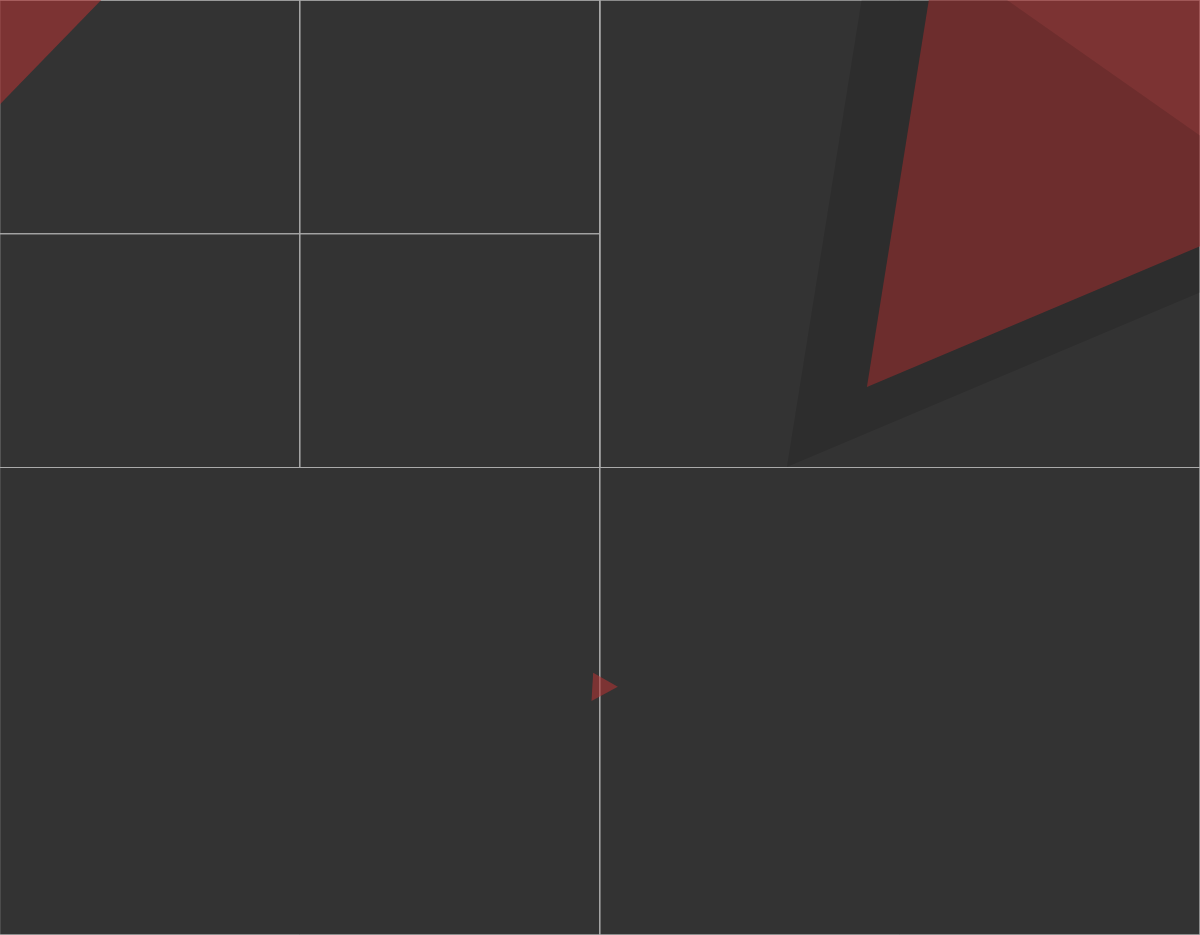
Frame 1 (no input)
Frame 60 (no input): identical to frame 1, image omitted
Frame 120 (the mouse pressed at the canvas centre since frame 60): identical to frame 1, image omitted

The p5.js sketch that drew this single still picture (run headless with seeded random() and noise() and a simulated clock; from frame 60 on, the mouse is pressed at the canvas centre):

// p5.js sketch
// ── sketch.js
//"use strict" // this code works the modern way. must be in first line
const flock = [];

let quadTree;
let alignmentSlider, cohesionSlider, separationSlider, perceptionRadiusSlider;

let leafblack;
let leafblack02;
let leafblack02shadow;
let leafwhite01;
let leafline;
let leaflineShadow;
let leafsmall01;
let leafsmall02;
let shadowdepth = 80    ;
let frogleaf;

function setup () {

    canvas = createCanvas(window.innerWidth,window.innerHeight-65);

    alignmentSlider = createSlider(0.5, 2, 1, 0.1);
    cohesionSlider = createSlider(0, 1, 0.45, 0.1);
    separationSlider = createSlider(0, 1, 0.59, 0.1);
    perceptionRadiusSlider = createSlider(0.0, 5, 1, 0.1);

    // const verly = new Verly(16, canvas, ctx);
    quadTree = new QuadTree(Infinity, 30, new Rect(0, 0, width, height));
    for (let i = 0; i < 100; i++){
        flock.push(new Boid());
    }
}


function draw () {
    
    quadTree.clear();
    for (const boid of flock) {
      quadTree.addItem(boid.position.x, boid.position.y, boid);
    }

    background(51);
    quadTree.debugRender();

    for (let boid of flock) {
        boid.flockBehaviour(flock);
        boid.edges();
        boid.update();
        boid.show();    
    }

    //----background

    // big triangle center
    push();
    translate(680, -55);
    beginShape();
    rotate(-0.4);
    noStroke();
    fill(175,51,51,150);
    vertex(0, 400*1.2);
    vertex(250*1.2, 0);
    vertex(500*1.2, 400*1.2);
    endShape(CLOSE);
    pop();

    // big triangle center shadow
    push();
    translate(680-shadowdepth, -55+shadowdepth);
    beginShape();
    rotate(-0.4);
    noStroke();
    fill(0,30);
    vertex(0, 400*1.2);
    vertex(250*1.2, 0);
    vertex(500*1.2, 400*1.2);
    endShape(CLOSE);
    pop();
    
    // big triangle top left
    push();
    translate(-140, -10);
    beginShape();
    rotate(-0.8);
    noStroke();
    fill(175,51,51,150);
    vertex(0, 400*0.45);
    vertex(250*0.45, 0);
    vertex(500*0.45, 400*0.45);
    endShape(CLOSE);
    pop();

    // where?
    push();
    translate(580, 680);
    beginShape();
    rotate(-0.5);
    noStroke();
    fill(175,51,51,150);
    vertex(0, 400*0.06);
    vertex(250*0.06, 0);
    vertex(500*0.06, 400*0.06);
    endShape(CLOSE);
    pop();



    // push();
    // translate(225, 110);
    // beginShape();
    // rotate(0.3);
    // image(leafwhite01, 0,0);
    // pop();



    function drawLeaf(x,y,s){
        push();
        translate(width*x, height*y);
        beginShape();
        rotate(0.3);
        noStroke();
        fill(0,184,147,180);
        vertex(0, 400*1.4*s);
        vertex(250*1.4*s, 0);
        vertex(500*1.4*s, 400*1.4*s);
        endShape(CLOSE);
        pop();

    }

    noStroke();
    fill(255);
    textSize(12);
    text("alignment", alignmentSlider.x  -75 , windowHeight - 115);
    text("separaration", alignmentSlider.x  -75 , windowHeight -85);
    text("cohesion", alignmentSlider.x  -75, windowHeight-55);
    text("Craig Reynold's Boids, Daniel shiffman's nature of code", alignmentSlider.x  -103, windowHeight-140);
    textFont("Helvetica");
    textSize(54);
    text("1000 Triangles", alignmentSlider.x  -160 , windowHeight - 165);


}

function getRandomVal (randomSeed, min, max) {
    return min + (randomSeed * (max-min));
}


// to do:
// spatial division optimisation: quadtree, subdivision
// interface: max force, max speed, 
// design
// obstacles
// boids with different parameters
// angualar view of boid. boid wants to keep view empty.
// submit link to coding challenge
// traces, view radius option
// mouse interaction, vgl http://1000triangle.com/ https://anuraghazra.dev/parasites/
// in normale Website integrieren

// ── boid.js
class Boid {
	constructor() {
		let randomSeed = random(0.0, 1.0);
		let randomSeed2 = random(0.0, 1.0);
		let randomSeed3 = random(0.0, 1.0);

		this.arms = [];
		this.lastarm = null;
		this.position = createVector(random(width), random(height));
		this.velocity = p5.Vector.random2D(); // more like the direction. Sollte ich ändern. #*
		
		this.initSpeed = getRandomVal(randomSeed, 1, 4)
		this.velocity.setMag(this.initSpeed);
		this.acceleration = createVector();
		this.size = 12;
		this.color = color(random(110, 255),51,51); // Rottöne, not aligned with random
		this.maxForce = 0.4;
		this.maxSpeed = 3; 	
		
		this.initPerceptionRadius = 60;
		this.perceptionRadius = this.initPerceptionRadius;

		this.shadowDepth = 20; // #* implementieren

		// this.tail = new Tail(
		// 	this.position.x,
		// 	this.position.y,
		// 	Math.floor(random(5, 10)),
		// 	Math.floor(random(5, 10)),
		// 	0,
		// 	verly
		//   );
		//   this.tail.setGravity(new Vector(0, 0))

	} 

	edges () {

		let perceptionRadius = 25;
		let desiredForce = createVector();
		if (this.position.x < perceptionRadius) {
			desiredForce = new p5.Vector(this.maxSpeed, this.velocity.y);
		} else if (this.position.x > width - perceptionRadius) {
			desiredForce = new p5.Vector(-this.maxSpeed, this.velocity.y);
		}
		if (this.position.y < perceptionRadius) {
			desiredForce = new p5.Vector(this.velocity.x, this.maxSpeed);
		} else if (this.position.y > height - perceptionRadius) {
			desiredForce = new p5.Vector(this.velocity.x, -this.maxSpeed);
		}

		if (desiredForce.x != 0 || desiredForce.y != 0) {
			desiredForce.setMag(this.maxSpeed);
			desiredForce.sub(this.velocity);
			desiredForce.limit(this.maxForce*1.35); // maxForce. Should be higher than the other forces
			this.acceleration.add(desiredForce);
		}	
	}

	align (flock) {
		let perceptionRadius = this.perceptionRadius; //distance to other boids taken into account for alignment
		let perceptionCount = 5;
		let desiredForce = createVector(); //average
		let total = 0; 
		for (const other of quadTree.getItemsInRadius(this.position.x, this.position.y, perceptionRadius, perceptionCount)) {
				desiredForce.add(other.velocity);	
				total ++;		
			}
		
		
		if (total > 0) {
			desiredForce.div(total);
			desiredForce.setMag(this.maxSpeed);
			desiredForce.sub(this.velocity);
			desiredForce.limit(this.maxForce);
		}

		return desiredForce;
		
	}

	cohesion (flock) {
		let perceptionRadius = 100; //distance to other boids taken into account for alignment
		let perceptionCount = 5;
		let desiredForce = createVector(); //average
		let total = 0; 
		for (const other of quadTree.getItemsInRadius(this.position.x, this.position.y, perceptionRadius, perceptionCount)) {
				desiredForce.add(other.position);
				total ++;
			}		
		
		if (total > 0) {
			desiredForce.div(total);
			desiredForce.sub(this.position);
			desiredForce.setMag(this.maxSpeed);
			desiredForce.sub(this.velocity);
			desiredForce.limit(this.maxForce);
		}

		return desiredForce;
		
	}	

	separation (flock) {
		let perceptionRadius = this.perceptionRadius; //distance to other boids taken into account for alignment
		let perceptionCount = 5;
		let desiredForce = createVector(); //average
		let total = 0; 
		for (const other of quadTree.getItemsInRadius(this.position.x, this.position.y, perceptionRadius, perceptionCount)) {
			const diffToOther = p5.Vector.sub(this.position, other.position);
			const diffToOtherLength = diffToOther.mag();
			if (diffToOtherLength === 0) continue;
			diffToOther.div(diffToOtherLength*diffToOtherLength); // invert the direction
			desiredForce.add(diffToOther);	
			total ++;		
		}
	
		
		if (total > 0) {
			desiredForce.div(total);
			desiredForce.setMag(this.maxSpeed);
			desiredForce.sub(this.velocity);
			desiredForce.limit(this.maxForce);
		}

		return desiredForce;
		
	}	

	flockBehaviour (flock) {
		
		let alignment = this.align(flock);
		let cohesion = this.cohesion(flock);
		let separation = this.separation(flock);
		//let avoidEdge = this.edges();
		
		alignment.mult(alignmentSlider.value());
		cohesion.mult(cohesionSlider.value());
		separation.mult(separationSlider.value());
		
		

		this.acceleration.add(alignment);
		this.acceleration.add(cohesion);
		this.acceleration.add(separation);
		//this.acceleration.add(avoidEdge);
		

	}

	update(){
		this.velocity.add(this.acceleration);
		this.velocity.limit(this.maxSpeed);
		this.position.add(this.velocity);
		this.acceleration.mult(0);

		//this.perceptionRadius = this.initPerceptionRadius * perceptionRadiusSlider.value();
		
	}

	show() {
		
		let theta = this.velocity.heading() + radians(90);
		push();
		translate(this.position.x-this.shadowDepth, this.position.y+this.shadowDepth);
		rotate(theta);
		beginShape();
		noStroke();
		fill(0,15);
		vertex(0, -this.r*2);
		vertex(-this.r, this.r);
		vertex(this.r, this.r);
		endShape(CLOSE);
		pop();
	
		push();
		translate(this.position.x, this.position.y);
		rotate(theta)
		beginShape();
		stroke(255,150);
		strokeWeight(2);
		fill(255,50);
		vertex(0, -this.r * 2);
		vertex(-this.r, this.r );
		vertex(this.r, this.r );
		endShape(CLOSE);
		pop();
		this.tailrender();
	}

	addArm(length){
		var arm = new Arm(0,0,length,0);
		if(this.lastarm){
	
		  arm.x = this.lastarm.getEndX();
		  arm.y = this.lastarm.getEndY();
		  arm.parent = this.lastarm;
	
		}else{
		  arm.x = this.x;
		  arm.y = this.y;
		}
		  this.arms.push(arm);
		  this.lastarm = arm;
	}
	//-------------draw tail;
	tailrender(){

		for(var i = 0; i < this.arms.length; i++){
		this.arms[i].render();
		}
	}

	drag(x, y){

		this.lastarm.drag(x, y);
	}
}

class Arm{

	constructor(x,y,length,angle){
		this.x = x;
		this.y = y;
		this.length = length;
		this.angle = angle;
		this.parent = null;
  
	  this.shadowDepth = 25;
  
  
	}
  
	getEndX(){
		return this.x + cos(this.angle) * this.length;
	}
  
	getEndY(){
		return this.y + sin(this.angle) * this.length;
	}
  
	pointAt(x, y) {
	  let dx = x - this.x;
	  let dy = y - this.y;
	  this.angle = atan2(dy, dx);
	}
  
	drag(x, y){
  
	   this.pointAt(x, y);
	   this.x = x - cos(this.angle) * this.length;
	   this.y = y - sin(this.angle) * this.length;
	   if (this.parent) {
  
		  this.parent.drag(this.x, this.y);
  
		}
  
	}

	render(){
		stroke(7,48,42);
		strokeWeight(1.5);
		line(this.x, this.y, this.getEndX(), this.getEndY());
	   //  stroke(7,48,42,25);
	   //  line(this.x-25, this.y+25, this.getEndX()-25, this.getEndY()+25);
   
   
	 }
   
	 update(){
	   this.getEndX();
	   this.getEndY();
	   this.render();
	 }
}

// ── frogleaf.js
class FrogLeaf{
    constructor(x, y, size, rotation){
        this.x = x;
        this.y = y;
        this.size = size;
        this.rotation = rotation;
    }

    drawLeaf(){
        push();
        translate(this.x,this.y);
        rotate(this.rotation);

        stroke(0,204,184);
        noFill();
        triangle(0-this.size,0+this.size,0,0-this.size*0.6,0+this.size,0+this.size);
        pop();
        push();
        translate(this.x-this.size*2,this.y-this.size*1.1);
        rotate(this.rotation);
        stroke(0,204,184);
        noFill();
        triangle(0-this.size,0+this.size,0,0-this.size*0.6,0+this.size,0+this.size);
        pop();
        push();
        translate(this.x-this.size*1.9,this.y+this.size*1.1);
        rotate(this.rotation);
        noStroke();
        fill(255);
        triangle(0-this.size,0+this.size,0,0-this.size*0.6,0+this.size,0+this.size);
        pop();
    }
  }

// ── quadtree.js
/*
 * Private class.
 * A container object used to hold user-defined data within a `QuadTreeBin`.
 * Stores it's position within the QuadTree domain.
 */
// QuadTreeBin 내에 사용자 정의 데이터를 저장하는 데 사용되는 컨테이너 객체.
// QuadTree 도메인 내에서 그 위치를 저장합니다.

class QuadTreeItem {

  constructor(x, y, data) {
    this.x = x;
    this.y = y;
    this.data = data;
  }

}



/*
 * Private class.
 * A spatial region of a QuadTree containing 0 or more `QuadTreeItem` instances and 0 or more other `QuadTreeBin` instances.
 */
 //0 개 이상의 QuadTreeItem 인스턴스와 0 개 이상의 다른 QuadTreeBin 인스턴스를 포함하는 QuadTree의 공간 영역.
class QuadTreeBin {

  /*
   * @param maxDepth The maximum number of permitted subdivisions.
   //매개 변수 maxDepth 허용되는 서브 디비전의 최대 수.
   * @param maxItemsPerBin The maximum number of items in a single bin before it is subdivided.
   //매개 변수 maxItemsPerBin 세분화되기 전의 단일 빈에있는 최대 항목 수입니다.
   * @param extent A `Rect` instance specifying the bounds of this `QuadTreeBin` instance within the QuadTree domain.
   //QuadTree 도메인 내에서이 QuadTreeBin 인스턴스의 범위를 지정하는 매개 변수 범위`Rect` 인스턴스.
   * @param depth For internal use only.
   //매개 변수 깊이 내부 용도로만 사용됩니다.
   */
  constructor(maxDepth, maxItemsPerBin, extent, depth = 0) {
    this.rect = extent.copy();
    this.maxDepth = maxDepth;
    this.maxItemsPerBin = maxItemsPerBin;
    this.items = [];
    this.depth = depth;
    this.bins = null;
  }

  /*
   * Check if a point is within the extent of a `QuadTreeBin` instance.
   //포인트가`QuadTreeBin` 인스턴스의 범위 내에 있는지 확인하십시오.
   * Returns true if so, false otherwise.
   //있으면 true를 돌려 주어, 그렇지 않은 경우는 false를 돌려줍니다.
   * @param range Used to check if a point is within a radius of the extent border.
   */
  checkWithinExtent(x, y, range = 0) {
    return x >= this.rect.x - range && x < this.rect.x + this.rect.width + range &&
           y >= this.rect.y - range && y < this.rect.y + this.rect.height + range;
  }

  /*
   * Adds an item to the `QuadTreeBin`.
   * @param item An instance of `QuadTreeItem`.
   //매개 변수 item 은 `QuadTreeItem`의 인스턴스.(포인트 유저데이터)
   */
  addItem(item) {
    if (this.bins === null) {
      this.items.push(item);
      if (this.depth < this.maxDepth && this.items !== null && this.items.length > this.maxItemsPerBin)
        this.subDivide();
    } else {
      const binIndex = this._getBinIndex(item.x, item.y);
      if (binIndex != -1)
        this.bins[binIndex].addItem(item);
    }
  }

  /*
   * Returns a list of items from the bin within the specified radius of the coordinates provided.
   //제공된 좌표의 지정된 반경 내에서 저장소에서 항목 목록을 반환합니다.
   */
  getItemsInRadius(x, y, radius, maxItems) {
    const radiusSqrd = radius ** 2;
    let items = [];

    if (this.bins) {
      for (let b of this.bins)
        if (b.checkWithinExtent(x, y, radius))
          items.push(...b.getItemsInRadius(x, y, radius, maxItems));
    } else {
      for (let item of this.items) {
        const distSqrd = (item.x - x) ** 2 + (item.y - y) ** 2;
        if (distSqrd <= radiusSqrd)
          items.push({ distSqrd: distSqrd, data: item.data });
      }
    }

    return items;
  }

  /*
   * Split a `QuadTreeBin` into 4 smaller `QuadTreeBin`s.
   //`QuadTreeBin`을 네 개의 더 작은`QuadTreeBin`으로 나눕니다.
   * Removes all `QuadTreeItem`s from the bin and adds them to the appropriate child bins.
   //bin에서 모든 QuadTreeItem을 제거하고 적절한 하위 저장소에 추가합니다.
   */
  subDivide() {
    if (this.bins !== null) return;
    this.bins = [];
    let w = this.rect.width * 0.5, h = this.rect.height * 0.5;
    for (let i = 0; i < 4; ++i)
      this.bins.push(new QuadTreeBin(this.maxDepth, this.maxItemsPerBin, new Rect(this.rect.x + i % 2 * w, this.rect.y + Math.floor(i * 0.5) * h, w, h), this.depth + 1));

    for (let item of this.items) {
      const binIndex = this._getBinIndex(item.x, item.y);
      if (binIndex != -1)
        this.bins[binIndex].addItem(item);
    }

    this.items = null;
  }

  /*
   * Renders the borders of the `QuadTreeBin`s within this `QuadTreeBin`.
   * For debugging purposes.
   */
  debugRender(renderingContext) {
    noFill();
    stroke('#aaa');
    strokeWeight(1);
    rect(this.rect.x, this.rect.y, this.rect.width, this.rect.height);
    if (this.bins)
      for (let b of this.bins)
        b.debugRender(renderingContext);
  }

  /*
   * Private.
   */
  _getBinIndex(x, y, range = 0) {
    if (!this.checkWithinExtent(x, y)) return -1;
    let w = this.rect.width * 0.5, h = this.rect.height * 0.5;
    let xx = Math.floor((x - this.rect.x) / w);
    let yy = Math.floor((y - this.rect.y) / h);
    return xx + yy * 2;
  }

}



/*
 * A public class representing a QuadTree structure.
 */
class QuadTree {

  /*
   * @param maxDepth The maximum number of permitted subdivisions.
   * @param maxItemsPerBin The maximum number of items in a single bin before it is subdivided.
   * @param extent A `Rect` instance specifying the bounds of this `QuadTreeBin` instance within the QuadTree domain.
   */
  constructor(maxDepth, maxItemsPerBin, extent) {
    this.extent = extent.copy();
    this.maxDepth = maxDepth;
    this.maxItemsPerBin = maxItemsPerBin;
    this.clear();
  }

  /*
   * Remove all `QuadTreeItem`s and `QuadTreeBin`s from the QuadTree leaving it completely empty.
   */
  clear() {
    this.rootBin = new QuadTreeBin(this.maxDepth, this.maxItemsPerBin, new Rect(0, 0, this.extent.width, this.extent.height));
  }

  /*
   * Add an item at a specified position in the `QuadTree`.
   * @param x The x coordinate of the item.
   * @param y The y coordinate of the item.
   * @param item The user-defined data structure to store in the `QuadTree`.
   */
  addItem(x, y, item) {
    this.rootBin.addItem(new QuadTreeItem(x, y, item));
  }

  /*
   * Returns a list of items within the specified radius of the specified coordinates.
   //지정된 좌표의 지정된 반경 내에있는 항목의 목록을 반환합니다.
   */
  getItemsInRadius(x, y, radius, maxItems) {
    if (maxItems === undefined) {
      return this.rootBin.getItemsInRadius(x, y, radius);
    } else {
      return this.rootBin.getItemsInRadius(x, y, radius)
        .sort((a, b) => a.distSqrd - b.distSqrd)
        .slice(0, maxItems)
        .map(v => v.data);
   }
  }

  /*
   * Renders the borders of the `QuadTreeBin`s within this `QuadTree`.
   * For debugging purposes.
   */
  debugRender(renderingContext) {
    this.rootBin.debugRender(renderingContext);
  }

}

// ── rect.js
class Rect {

    // By default, positioned at [0, 0] with a width and height of 1
    constructor(x = 0, y = 0, width = 1, height = 1) {
      this.x = x;
      this.y = y;
      this.width = width;
      this.height = height;
    }
  
    /*
     * Return a new rectangle instance with the same values
     */
    copy() {
      return new Rect(this.x, this.y, this.width, this.height);
    }
  
  }
